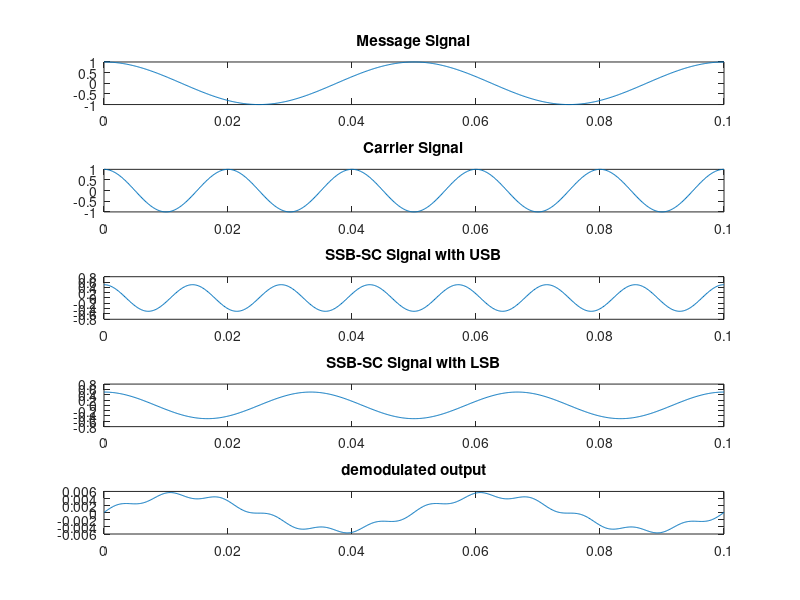

Here is the MATLAB script that generated this plot:
% program for ssb modulation and demodulation
close all
clear all
clc
fs=8000;
fm=20;
fc=50;
Am=1;
Ac=1;
t=(0:0.1*fs)/fs;
subplot(5,1,1);
m1=Am*cos(2*pi*fm*t);
plot(t,m1);
title('Message Signal')
m2=Am*sin(2*pi*fm*t);
subplot(5,1,2)
c1=Ac*cos(2*pi*fc*t);
plot(t,c1)
title('Carrier Signal');
c2=Ac*sin(2*pi*fc*t);
subplot(5,1,3)
% Susb=0.5* Am*cos(2*pi*fm*t).* Ac*cos(2*pi*fc*t) -- 0.5* Am*sin(2*pi*fm*t).* Ac*sin(2*pi*fc*t);
Susb=0.5*m1.*c1-0.5*m2.*c2;
plot(t,Susb);
title('SSB-SC Signal with USB');
subplot(5,1,4);
Slsb=0.5*m1.*c1+0.5*m2.*c2;
plot(t,Slsb);
title('SSB-SC Signal with LSB');
r = Susb.*c1;
subplot(5,1,5);
[b a] = butter(1,0.0001);
mr= filter(b,a,r);
plot(t,mr);
title('demodulated output');